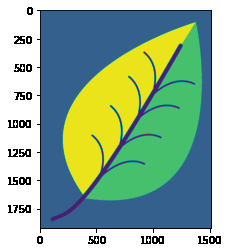
#> input picture Algebra_for_ML/week3/images/leaf_original.png, 229 x 252 px
$ jupyter execute --allow-errors C1_W3_Lab_3_linear_transformations.ipynb
#> lines starting #> are read from the running program, lines starting #| are printed output that depends on the picture
# Linear Transformations

In this lab you will explore linear transformations, visualize their results and master matrix multiplication to apply various linear transformations.

# Table of Contents
- [ 1 - Transformations](#1)
- [ 2 - Linear Transformations](#2)
- [ 3 - Transformations Defined as a Matrix Multiplication](#3)
- [ 4 - Standard Transformations in a Plane](#4)
  - [ 4.1 - Example 1: Horizontal Scaling (Dilation)](#4.1)
  - [ 4.2 - Example 2: Reflection about y-axis (the vertical axis)](#4.2)
- [ 5 - Application of Linear Transformations: Computer Graphics](#5)

## Packages

Run the following cell to load the package you'll need.

[cell 1]
import numpy as np
# OpenCV library for image transformations. (library to install is opencv-python)
import cv2

<a name='1'></a>
## 1 - Transformations

A **transformation** is a function from one vector space to another that respects the underlying (linear) structure of each vector space. Referring to a specific transformation, you can use a symbol, such as $T$. Specifying the spaces containing the input and output vectors, e.g. $\mathbb{R}^2$ and $\mathbb{R}^3$, you can write $T: \mathbb{R}^2 \rightarrow \mathbb{R}^3$. Transforming vector $v \in \mathbb{R}^2$ into the vector $w\in\mathbb{R}^3$ by the transformation $T$, you can use the notation $T(v)=w$ and read it as "*T of v equals to w*" or "*vector w is an **image** of vector v with the transformation T*".

The following Python function corresponds to the transformation $T: \mathbb{R}^2 \rightarrow \mathbb{R}^3$ with the following symbolic formula:

$$T\begin{pmatrix}
          \begin{bmatrix}
           v_1 \\
           v_2
          \end{bmatrix}\end{pmatrix}=
          \begin{bmatrix}
           3v_1 \\
           0 \\
           -2v_2
          \end{bmatrix}
          \tag{1}
          $$

[cell 2]
def T(v):
    """v is a 2 element vector transposed i.e. written as a matrix
       e.g. while the vector is v=(1,0) it's written
       as [[1],[0]]

       the vector returned is 3 dimensional instead
       the transformation is as above
    """
    # here [x,y] is a position in the matrix
    # rememebr that if you had [[1]] it would ba a row
    # w is a ve
    w = np.zeros((3,1))
    w[0,0] = 3*v[0,0]
    w[2,0] = -2*v[1,0]

    return w

v = np.array([[3], [5]])
w = T(v)

print("Original vector:\n", v, "\n\n Result of the transformation:\n", w)

<a name='2'></a>
## 2 - Linear Transformations

A transformation $T$ is said to be **linear** if the following two properties are true for any scalar $k$, and any input vectors $u$ and $v$:

1. $T(kv)=kT(v)$,
2. $T(u+v)=T(u)+T(v)$.

In the example above $T$ is a linear transformation:

$$T (kv) =
          T \begin{pmatrix}\begin{bmatrix}
          kv_1 \\
          kv_2
          \end{bmatrix}\end{pmatrix} =
          \begin{bmatrix}
           3kv_1 \\
           0 \\
           -2kv_2
          \end{bmatrix} =
          k\begin{bmatrix}
           3v_1 \\
           0 \\
           -2v_2
          \end{bmatrix} =
          kT(v),\tag{2}$$

$$T (u+v) =
          T \begin{pmatrix}\begin{bmatrix}
          u_1 + v_1 \\
          u_2 + v_2
          \end{bmatrix}\end{pmatrix} =
          \begin{bmatrix}
           3(u_1+v_1) \\
           0 \\
           -2(u_2+v_2)
          \end{bmatrix} =
          \begin{bmatrix}
           3u_1 \\
           0 \\
           -2u_2
          \end{bmatrix} +
          \begin{bmatrix}
           3v_1 \\
           0 \\
           -2v_2
          \end{bmatrix} =
          T(u)+T(v).\tag{3}$$

You can change the values of $k$ or vectors $u$ and $v$ in the cell below, to check that this is true for some specific values.

[cell 3]
u = np.array([[1], [-2]])
v = np.array([[2], [4]])

k = 7

print("T(k*v):\n", T(k*v), "\n k*T(v):\n", k*T(v), "\n\n")
print("T(u+v):\n", T(u+v), "\n T(u)+T(v):\n", T(u)+T(v))

Some examples of linear transformations are rotations, reflections, scaling (dilations), etc. In this lab you will explore a few of them.

<a name='3'></a>
## 3 - Transformations Defined as a Matrix Multiplication

Let $L: \mathbb{R}^m \rightarrow \mathbb{R}^n$ be defined by a matrix $A$, where $L(v)=Av$, multiplication of the matrix $A$ ($n\times m$) and vector $v$ ($m\times 1$) resulting in the vector $w$ ($n\times 1$).

Now try to guess, what should be the elements of matrix $A$, corresponding to the transformation $L: \mathbb{R}^2 \rightarrow \mathbb{R}^3$:

$$L\begin{pmatrix}
          \begin{bmatrix}
           v_1 \\
           v_2
          \end{bmatrix}\end{pmatrix}=
          \begin{bmatrix}
           3v_1 \\
           0 \\
           -2v_2
          \end{bmatrix}=
          \begin{bmatrix}
           ? & ? \\
           ? & ? \\
           ? & ?
          \end{bmatrix}
          \begin{bmatrix}
           v_1 \\
           v_2
          \end{bmatrix}
          \tag{4}
          $$

To do that, write the transformation $L$ as $Av$ and then perform matrix multiplication:
    $$L\begin{pmatrix}
          \begin{bmatrix}
           v_1 \\
           v_2
          \end{bmatrix}\end{pmatrix}=
          A\begin{bmatrix}
           v_1 \\
           v_2
          \end{bmatrix}=
          \begin{bmatrix}
           a_{1,1} & a_{1,2} \\
           a_{2,1} & a_{2,2} \\
           a_{3,1} & a_{3,2}
          \end{bmatrix}
          \begin{bmatrix}
           v_1 \\
           v_2
          \end{bmatrix}=
          \begin{bmatrix}
           a_{1,1}v_1+a_{1,2}v_2 \\
           a_{2,1}v_1+a_{2,2}v_2 \\
           a_{3,1}v_1+a_{3,2}v_2 \\
          \end{bmatrix}=
          \begin{bmatrix}
           3v_1 \\
           0 \\
           -2v_2
          \end{bmatrix}\tag{5}
          $$

Can you see now what should be the values of the elements $a_{i,j}$ of matrix $A$ to make the equalities $(5)$ correct? Find out the answer in the following code cell:

[cell 4]
def L(v):
    A = np.array([[3,0], [0,0], [0,-2]])
    print("Transformation matrix:\n", A, "\n")
    w = A @ v

    return w

v = np.array([[3], [5]])
w = L(v)

print("Original vector:\n", v, "\n\n Result of the transformation:\n", w)

Every linear transformation can be carried out by matrix multiplication. And vice versa, carrying out matrix multiplication, it is natural to consider the linear transformation that it represents. It means you can associate the matrix with the linear transformation in some way. This is a key connection between linear transformations and matrix algebra.

<a name='4'></a>
## 4 - Standard Transformations in a Plane

As discussed above in section [3](#3), a linear transformation $L: \mathbb{R}^2 \rightarrow \mathbb{R}^2$ can be represented as a multiplication of a $2 \times 2$ matrix and a coordinate vector $v\in\mathbb{R}^2.$ Note that so far you have been using some random vector $v\in\mathbb{R}^2.$ (e.g. $v=\begin{bmatrix}3 \\ 5\end{bmatrix}$). To have a better intuition of what the transformation is really doing in the $\mathbb{R}^2$ space, it is wise to choose vector $v$ in a less random way.

A good choice would be vectors of a standard basis $e_1=\begin{bmatrix}1 \\ 0\end{bmatrix}$ and $e_2=\begin{bmatrix}0 \\ 1\end{bmatrix}$. Let's apply linear transformation $L$ to each of the vectors $e_1$ and $e_2$: $L(e_1)=Ae_1$ and $L(e_2)=Ae_2$. If you put vectors $\{e_1, e_2\}$ into columns of a matrix and perform matrix multiplication

$$A\begin{bmatrix}e_1 & e_2\end{bmatrix}=\begin{bmatrix}Ae_1 & Ae_2\end{bmatrix}=\begin{bmatrix}L(e_1) & L(e_2)\end{bmatrix},\tag{3}$$

you can note that $\begin{bmatrix}e_1 & e_2\end{bmatrix}=\begin{bmatrix}1 & 0 \\ 0 & 1\end{bmatrix}$ (identity matrix). Thus, $A\begin{bmatrix}e_1 & e_2\end{bmatrix} = AI=A$, and

$$A=\begin{bmatrix}L(e_1) & L(e_2)\end{bmatrix}.\tag{4}$$

This is a matrix with the columns that are the images of the vectors of the standard basis.

This choice of vectors \{$e_1, e_2$\} provides opportinuty for the visual representation of the linear transformation $L$ (you will see the examples below).

<a name='4.1'></a>
### 4.1 - Example 1: Horizontal Scaling (Dilation)

Horizontal scaling (factor $2$ in this example) can be defined considering transformation of a vector $e_1=\begin{bmatrix}1 \\ 0\end{bmatrix}$ into a vector $\begin{bmatrix}2 \\ 0\end{bmatrix}$ and leaving vector $e_2=\begin{bmatrix}0 \\ 1\end{bmatrix}$ without any changes. The following function `T_hscaling()` corresponds to the horizontal scaling (factor $2$) of a vector. The second function `transform_vectors()` applies defined transformation to a set of vectors (here two vectors).

[cell 5]
def T_hscaling(v):
    A = np.array([[2,0], [0,1]])
    w = A @ v

    return w


def transform_vectors(T, v1, v2):
    V = np.hstack((v1, v2))
    W = T(V)

    return W

e1 = np.array([[1], [0]])
e2 = np.array([[0], [1]])

transformation_result_hscaling = transform_vectors(T_hscaling, e1, e2)

print("Original vectors:\n e1= \n", e1, "\n e2=\n", e2,
      "\n\n Result of the transformation (matrix form):\n", transformation_result_hscaling)

You can get a visual understanding of the transformation, producing a plot which displays input vectors, and their transformations. Do not worry if the code in the following cell will not be clear - at this stage this is not important code to understand.

[cell 6]
import matplotlib.pyplot as plt

def plot_transformation(T, e1, e2):
    color_original = "#129cab"
    color_transformed = "#cc8933"

    _, ax = plt.subplots(figsize=(7, 7))
    ax.tick_params(axis='x', labelsize=14)
    ax.tick_params(axis='y', labelsize=14)
    ax.set_xticks(np.arange(-5, 5))
    ax.set_yticks(np.arange(-5, 5))

    plt.axis([-5, 5, -5, 5])
    plt.quiver([0, 0],[0, 0], [e1[0], e2[0]], [e1[1], e2[1]], color=color_original, angles='xy', scale_units='xy', scale=1)
    plt.plot([0, e2[0], e1[0], e1[0]],
             [0, e2[1], e2[1], e1[1]],
             color=color_original)
    e1_sgn = 0.4 * np.array([[1] if i==0 else [i] for i in np.sign(e1)])
    ax.text(e1[0]-0.2+e1_sgn[0], e1[1]-0.2+e1_sgn[1], f'$e_1$', fontsize=14, color=color_original)
    e2_sgn = 0.4 * np.array([[1] if i==0 else [i] for i in np.sign(e2)])
    ax.text(e2[0]-0.2+e2_sgn[0], e2[1]-0.2+e2_sgn[1], f'$e_2$', fontsize=14, color=color_original)

    e1_transformed = T(e1)
    e2_transformed = T(e2)

    plt.quiver([0, 0],[0, 0], [e1_transformed[0], e2_transformed[0]], [e1_transformed[1], e2_transformed[1]],
               color=color_transformed, angles='xy', scale_units='xy', scale=1)
    plt.plot([0,e2_transformed[0], e1_transformed[0]+e2_transformed[0], e1_transformed[0]],
             [0,e2_transformed[1], e1_transformed[1]+e2_transformed[1], e1_transformed[1]],
             color=color_transformed)
    e1_transformed_sgn = 0.4 * np.array([[1] if i==0 else [i] for i in np.sign(e1_transformed)])
    ax.text(e1_transformed[0]-0.2+e1_transformed_sgn[0], e1_transformed[1]-e1_transformed_sgn[1],
            f'$T(e_1)$', fontsize=14, color=color_transformed)
    e2_transformed_sgn = 0.4 * np.array([[1] if i==0 else [i] for i in np.sign(e2_transformed)])
    ax.text(e2_transformed[0]-0.2+e2_transformed_sgn[0], e2_transformed[1]-e2_transformed_sgn[1],
            f'$T(e_2)$', fontsize=14, color=color_transformed)

    plt.gca().set_aspect("equal")
    plt.show()

#> (the rest of this cell did not finish here and is left out)

You can observe that the polygon has been stretched in the horizontal direction as a result of the transformation.

<a name='4.2'></a>
### 4.2 - Example 2: Reflection about y-axis (the vertical axis)

Function `T_reflection_yaxis()` defined below corresponds to the reflection about y-axis:

[cell 7]
def T_reflection_yaxis(v):
    A = np.array([[-1,0], [0,1]])
    w = A @ v

    return w

e1 = np.array([[1], [0]])
e2 = np.array([[0], [1]])

transformation_result_reflection_yaxis = transform_vectors(T_reflection_yaxis, e1, e2)

print("Original vectors:\n e1= \n", e1,"\n e2=\n", e2,
      "\n\n Result of the transformation (matrix form):\n", transformation_result_reflection_yaxis)

You can visualize this transformation:

#> (a cell that did not finish here is left out)

There are many more standard linear transformations to explore. But now you have the required tools to apply them and visualize the results.

<a name='5'></a>
## 5 - Application of Linear Transformations: Computer Graphics

A large number of basic geometric shapes is used in computer graphics. Such shapes (e.g. triangles, quadrilaterals) are defined by their vertexes (corners). Linear transformations are often used to generate complex shapes from the basic ones, through scaling, reflection, rotation, shearing etc. It provides opportunity to manipulate those shapes efficiently.

The software responsible for rendering of graphics, has to process the coordinates of millions of vertexes. The use of matrix multiplication to manipulate coordinates helps to merge multiple transformations together, just applying matrix multiplication one by one in a sequence. And another advantage is that the dedicated hardware, such as Graphics Processing Units (GPUs), is designed specifically to handle these calculations in large numbers with high speed.

So, matrix multiplication and linear transformations give you a super power, especially on scale!

Here is an example where linear transformations could have helped to reduce the amount of work preparing the image:

All of the subleafs are similar and can be prepared as just linear transformations of one original leaf.

Let's see a simple example of two transformations applied to a leaf image. For the image transformations you can use an `OpenCV` library. First, upload and show the image:

[cell 9]
img = cv2.imread('images/leaf_original.png', 0)
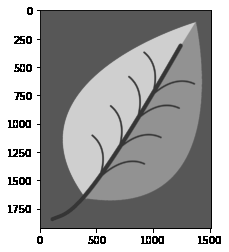
#> img: shape (252, 229); min 0, max 255, mean 163.4
plt.imshow(img)

Of course, this is just a very simple leaf image (not a real example in preparation of the proper art work), but it will help you to get the idea how a few transformations can be applied in a row. Try to rotate the image 90 degrees clockwise and then apply a shear transformation, which can be visualized as:

Rotate the image:

[cell 10]
image_rotated = cv2.rotate(img, cv2.ROTATE_90_CLOCKWISE)
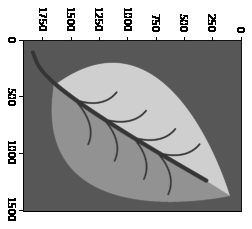
#> image_rotated: shape (229, 252); min 0, max 255, mean 163.4

plt.imshow(image_rotated)

Applying the shear you will get the following output:

[cell 11]
rows,cols = image_rotated.shape
#> rows = 229; cols = 252
# 3 by 3 matrix as it is required for the OpenCV library, don't worry about the details of it for now.
M = np.float32([[1, 0.5, 0], [0, 1, 0], [0, 0, 1]])
image_rotated_sheared = cv2.warpPerspective(image_rotated, M, (int(cols), int(rows)))
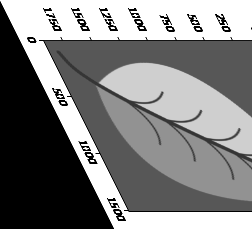
#> image_rotated_sheared: shape (229, 252); min 0, max 255, mean 127.8
plt.imshow(image_rotated_sheared)

What if you will apply those two transformations in the opposite order? Do you think the result will be the same? Run the following code to check that:

[cell 12]
image_sheared = cv2.warpPerspective(img, M, (int(cols), int(rows)))
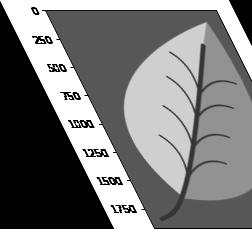
#> image_sheared: shape (229, 252); min 0, max 255, mean 120.7
image_sheared_rotated = cv2.rotate(image_sheared, cv2.ROTATE_90_CLOCKWISE)
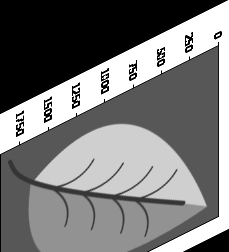
#> image_sheared_rotated: shape (252, 229); min 0, max 255, mean 120.7
plt.imshow(image_sheared_rotated)
